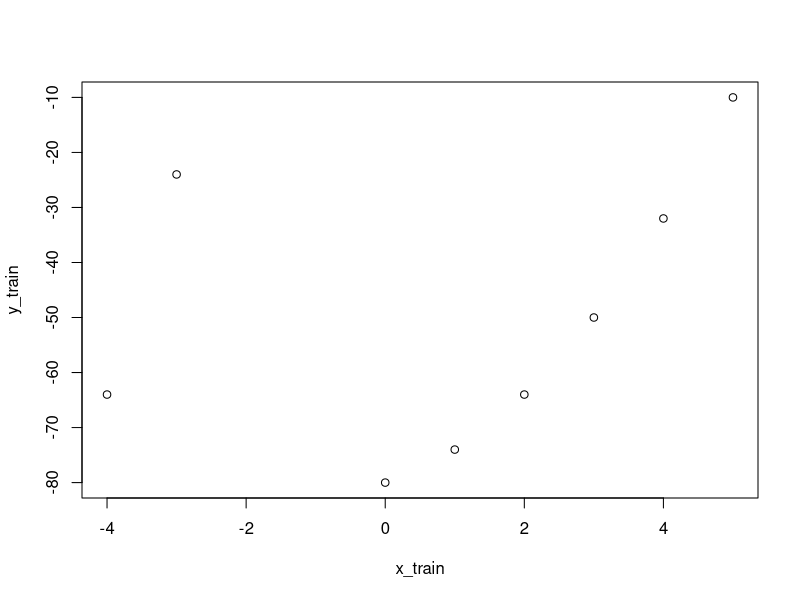
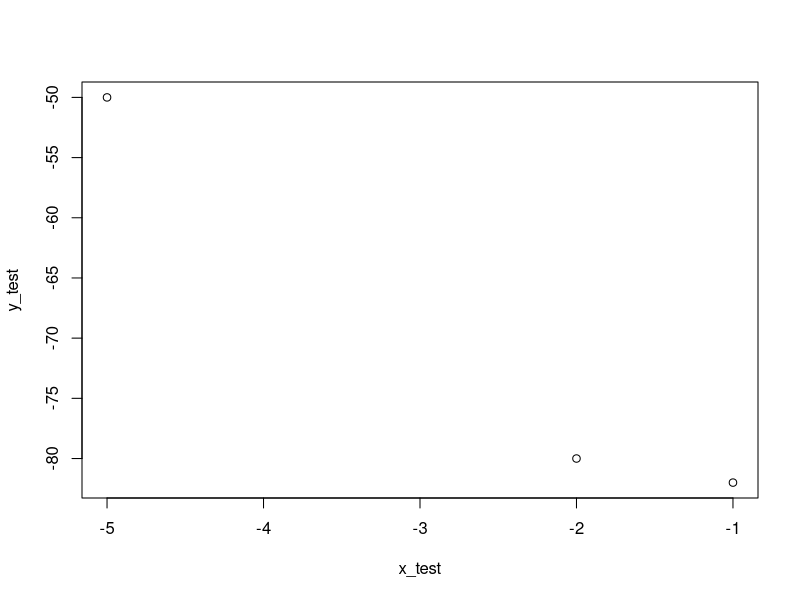

Reproduce these figures in R, in order. (Note: this script raises an error after producing the figures.)
# importing libraries
# install.packages("ggplot2")
# install.packages("dplyr")
# library(ggplot2)
# library(dplyr)

# generating data
set.seed(10)
x <- seq(-5, 5, 1)
x <- sample(x)
y <- -80 + 4 * x + 2 * x**2
y <- y + c(0, 0, 0, 0, 0, 50, 0, 0, 0, 0, 0)
x_train <- x[1:8]
y_train <- y[1:8]
x_test <- x[9:11]
y_test <- y[9:11]

# (a)
# a1
plot(x_train, y_train)
# a2
plot(x_test, y_test)

# (b)
# b1
x_train_df <- as.data.frame(x_train)
x_train_df <- cbind(x_train_df, x_train**2)
x_train_df <- cbind(x_train_df, 1)

x_test_df <- as.data.frame(x_test)
x_test_df <- cbind(x_test_df, x_test**2)
x_test_df <- cbind(x_test_df, 1)

model <- lm.fit(as.matrix(x_train_df), y_train)
model$coefficients

# b2
y_pred <- 0
for (i in 1:3) {
    for (j in 1:3) {
        y_pred <- y_pred + model$coefficients[j] * x_test_df[j]
    }
}

y_pred_arr <- c()
for (i in 1:3) {
    y_pred_arr <- c(y_pred_arr, y_pred[i, 1])
}
y_pred <- y_pred_arr

# b3
mse <- (y_pred - y_test)^2
mse <- sum(mse) / 3
print(mse)

ggplot() +
    geom_line(mapping = aes(x = x_test, y = y_test, colour = "original")) +
    geom_line(mapping = aes(x = x_test, y = y_pred, colour = "predicted")) +
    labs(title = "Predicted VS Original", x = "x", y = "y") +
    theme_minimal()
